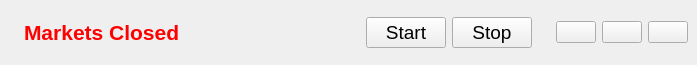
     <widget class="QFrame" name="frame_12">
      <property name="sizePolicy">
       <sizepolicy hsizetype="Preferred" vsizetype="Minimum">
        <horstretch>0</horstretch>
        <verstretch>0</verstretch>
       </sizepolicy>
      </property>
      <property name="minimumSize">
       <size>
        <width>0</width>
        <height>65</height>
       </size>
      </property>
      <property name="maximumSize">
       <size>
        <width>16777215</width>
        <height>50</height>
       </size>
      </property>
      <property name="frameShape">
       <enum>QFrame::Shape::NoFrame</enum>
      </property>
      <property name="frameShadow">
       <enum>QFrame::Shadow::Sunken</enum>
      </property>
      <layout class="QHBoxLayout" name="horizontalLayout_5">
       <property name="topMargin">
        <number>0</number>
       </property>
       <property name="rightMargin">
        <number>0</number>
       </property>
       <property name="bottomMargin">
        <number>0</number>
       </property>
       <item alignment="Qt::AlignmentFlag::AlignVCenter">
        <widget class="QFrame" name="frame_14">
         <property name="sizePolicy">
          <sizepolicy hsizetype="Expanding" vsizetype="Preferred">
           <horstretch>0</horstretch>
           <verstretch>0</verstretch>
          </sizepolicy>
         </property>
         <property name="frameShape">
          <enum>QFrame::Shape::NoFrame</enum>
         </property>
         <property name="frameShadow">
          <enum>QFrame::Shadow::Plain</enum>
         </property>
         <layout class="QHBoxLayout" name="horizontalLayout_6">
          <property name="leftMargin">
           <number>0</number>
          </property>
          <property name="topMargin">
           <number>0</number>
          </property>
          <property name="rightMargin">
           <number>0</number>
          </property>
          <property name="bottomMargin">
           <number>0</number>
          </property>
          <item>
           <widget class="QLabel" name="label_10">
            <property name="sizePolicy">
             <sizepolicy hsizetype="Expanding" vsizetype="Expanding">
              <horstretch>0</horstretch>
              <verstretch>0</verstretch>
             </sizepolicy>
            </property>
            <property name="text">
             <string/>
            </property>
            <property name="pixmap">
             <pixmap resource="resources.qrc">:/images/images/logo_XL_trans.png</pixmap>
            </property>
            <property name="scaledContents">
             <bool>false</bool>
            </property>
           </widget>
          </item>
          <item>
           <widget class="QLabel" name="lb_Markets">
            <property name="minimumSize">
             <size>
              <width>90</width>
              <height>0</height>
             </size>
            </property>
            <property name="font">
             <font>
              <pointsize>16</pointsize>
              <bold>true</bold>
             </font>
            </property>
            <property name="styleSheet">
             <string notr="true">color: red;</string>
            </property>
            <property name="text">
             <string>Markets Closed</string>
            </property>
           </widget>
          </item>
         </layout>
        </widget>
       </item>
       <item>
        <widget class="QFrame" name="frame_15">
         <property name="sizePolicy">
          <sizepolicy hsizetype="Minimum" vsizetype="Preferred">
           <horstretch>0</horstretch>
           <verstretch>0</verstretch>
          </sizepolicy>
         </property>
         <property name="minimumSize">
          <size>
           <width>165</width>
           <height>0</height>
          </size>
         </property>
         <property name="frameShape">
          <enum>QFrame::Shape::NoFrame</enum>
         </property>
         <property name="frameShadow">
          <enum>QFrame::Shadow::Plain</enum>
         </property>
         <layout class="QHBoxLayout" name="horizontalLayout_9"/>
        </widget>
       </item>
       <item>
        <widget class="QFrame" name="frame_16">
         <property name="sizePolicy">
          <sizepolicy hsizetype="Expanding" vsizetype="Preferred">
           <horstretch>0</horstretch>
           <verstretch>0</verstretch>
          </sizepolicy>
         </property>
         <property name="font">
          <font>
           <pointsize>14</pointsize>
          </font>
         </property>
         <property name="frameShape">
          <enum>QFrame::Shape::NoFrame</enum>
         </property>
         <property name="frameShadow">
          <enum>QFrame::Shadow::Plain</enum>
         </property>
         <layout class="QHBoxLayout" name="horizontalLayout_7">
          <item>
           <widget class="QPushButton" name="pb_Start">
            <property name="text">
             <string>Start</string>
            </property>
            <property name="icon">
             <iconset resource="resources.qrc">
              <normaloff>:/icons/icons/play_circle_24dp_F19E39_FILL0_wght400_GRAD0_opsz24.svg</normaloff>:/icons/icons/play_circle_24dp_F19E39_FILL0_wght400_GRAD0_opsz24.svg</iconset>
            </property>
            <property name="iconSize">
             <size>
              <width>24</width>
              <height>24</height>
             </size>
            </property>
           </widget>
          </item>
          <item>
           <widget class="QPushButton" name="pb_Stop">
            <property name="text">
             <string>Stop</string>
            </property>
            <property name="icon">
             <iconset resource="resources.qrc">
              <normaloff>:/icons/icons/stop_circle_24dp_F19E39_FILL0_wght400_GRAD0_opsz24.svg</normaloff>:/icons/icons/stop_circle_24dp_F19E39_FILL0_wght400_GRAD0_opsz24.svg</iconset>
            </property>
            <property name="iconSize">
             <size>
              <width>24</width>
              <height>24</height>
             </size>
            </property>
           </widget>
          </item>
         </layout>
        </widget>
       </item>
       <item>
        <widget class="QFrame" name="frame_17">
         <property name="frameShape">
          <enum>QFrame::Shape::NoFrame</enum>
         </property>
         <property name="frameShadow">
          <enum>QFrame::Shadow::Plain</enum>
         </property>
         <layout class="QHBoxLayout" name="horizontalLayout_8">
          <item>
           <widget class="QPushButton" name="pb_minimise">
            <property name="text">
             <string/>
            </property>
            <property name="icon">
             <iconset resource="resources.qrc">
              <normaloff>:/icons/icons/minimize_24dp_F19E39_FILL0_wght400_GRAD0_opsz24.svg</normaloff>:/icons/icons/minimize_24dp_F19E39_FILL0_wght400_GRAD0_opsz24.svg</iconset>
            </property>
            <property name="iconSize">
             <size>
              <width>24</width>
              <height>24</height>
             </size>
            </property>
           </widget>
          </item>
          <item>
           <widget class="QPushButton" name="pb_fullscreen">
            <property name="text">
             <string/>
            </property>
            <property name="icon">
             <iconset resource="resources.qrc">
              <normaloff>:/icons/icons/fullscreen.svg</normaloff>:/icons/icons/fullscreen.svg</iconset>
            </property>
            <property name="iconSize">
             <size>
              <width>24</width>
              <height>24</height>
             </size>
            </property>
           </widget>
          </item>
          <item>
           <widget class="QPushButton" name="pb_close">
            <property name="text">
             <string/>
            </property>
            <property name="icon">
             <iconset resource="resources.qrc">
              <normaloff>:/icons/icons/close_24dp_F19E39_FILL0_wght400_GRAD0_opsz24.svg</normaloff>:/icons/icons/close_24dp_F19E39_FILL0_wght400_GRAD0_opsz24.svg</iconset>
            </property>
            <property name="iconSize">
             <size>
              <width>24</width>
              <height>24</height>
             </size>
            </property>
           </widget>
          </item>
         </layout>
        </widget>
       </item>
      </layout>
     </widget>
